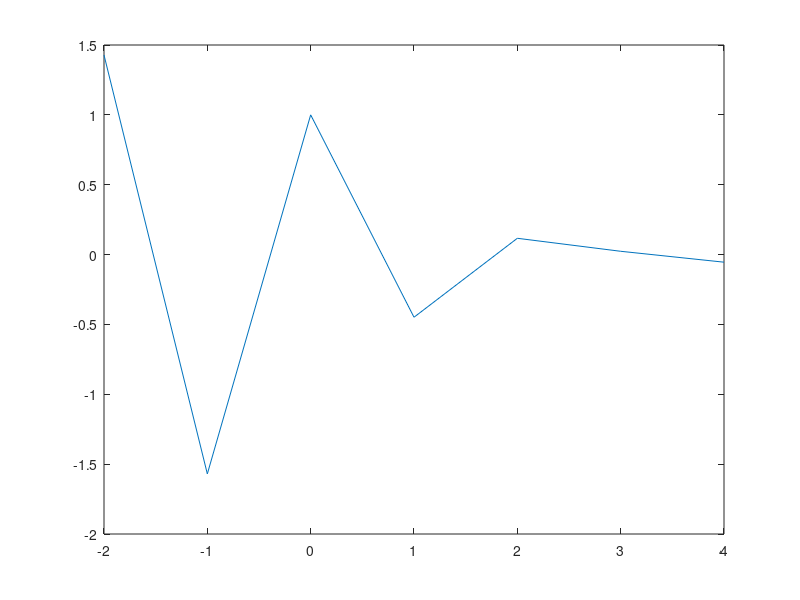

The MATLAB source for this figure:
% A script file that creates a plot of
% the function: 3.5.^(-0.5*x).*cos(6x)
x=[-2:1:4];
y=3.5.^(-0.5*x).*cos(10*x);
plot(x,y)